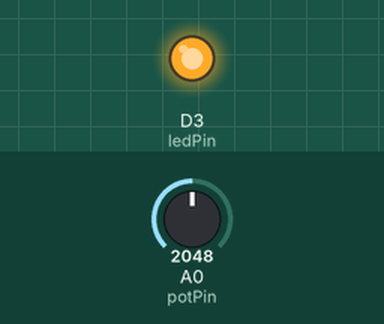
Bench run of a program on a simulated Arduino Nano ESP32. Parts: output pins drawn as LEDs (lit = HIGH). The inputs (shaded band) are chosen by the test bench; at power-on: A0 (potPin) = 2048. What the program prints to the serial monitor is not drawn.

Above: at 4.8 s.
4.9 s: A0 (potPin) set to 491
10.0 s: A0 (potPin) set to 0
15.1 s: A0 (potPin) set to 1228
At 16.8 s:
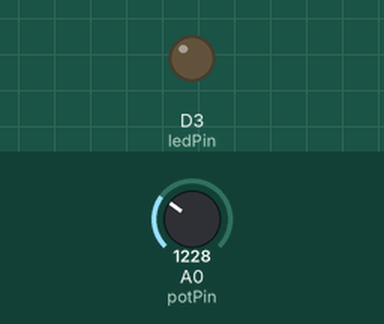
Timing chart, 0 to 30.6 s (numbered marks = the images above; inputs shaded):
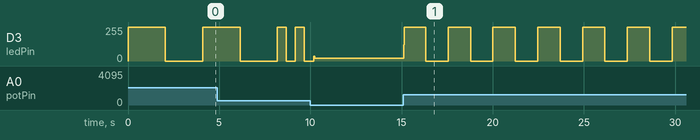

Measured:
- after the input at 15.1 s, D3 (ledPin): 20/255 → 121/255 at once, then repeats every 2.4 s: 255/255 1.2 s, 0/255 1.2 s

The program:

main.cpp
```cpp
#include <Arduino.h>

/* Progetto: Blink variabile con Potenziometro
   Scheda: Arduino Nano ESP32 (o compatibili)
*/

// --- Definizione dei Pin ---
// Usiamo 'const' perché i numeri dei pin non cambieranno durante l'esecuzione
const int ledPin = D3;   // Pin digitale a cui è collegato il LED
const int potPin = A0;   // Pin analogico a cui è collegato il cursore del potenziometro

// Variabile per memorizzare il valore letto (sarà compreso tra 0 e 1023 o 4095)
int durata = 0;

void setup() {
  // Configura il pin del LED come uscita per poter inviare corrente
  pinMode(ledPin, OUTPUT);

  // Configura il pin del potenziometro come ingresso per leggere la tensione
  pinMode(potPin, INPUT);

  // Inizializza la comunicazione Serial a 115200 baud per il monitoraggio a PC
  Serial.begin(115200);
}

void loop() {
  // 1. LETTURA ANALOGICA
  // Legge la tensione sul pin A0 e la converte in un numero intero.
  // Su molte schede il valore va da 0 (0V) a 1023 (3.3V o 5V).
  durata = analogRead(potPin);

  // 2. AZIONE (Blink)
  // Accende il LED
  digitalWrite(ledPin, HIGH);
  // Aspetta un numero di millisecondi pari al valore letto dal potenziometro
  delay(durata);

  // Spegne il LED
  digitalWrite(ledPin, LOW);
  // Aspetta lo stesso intervallo di tempo
  delay(durata);

  // 3. DEBUG
  // Invia il valore della variabile 'durata' al computer tramite il cavo USB
  // Utile per capire se il potenziometro sta funzionando correttamente
  Serial.println(durata);
}
```
